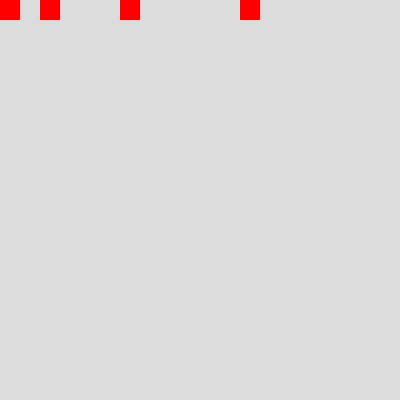
Frame 1 (no input)
Frame 60 (no input): identical to frame 1, image omitted
Frame 120 (the mouse pressed at the canvas centre since frame 60): identical to frame 1, image omitted

The p5.js sketch that drew this single still picture (run headless with seeded random() and noise() and a simulated clock; from frame 60 on, the mouse is pressed at the canvas centre):

// p5.js sketch
// ── sketch.js
function setup() {
  createCanvas(400, 400);
}

function draw() {
  background(220);
  noStroke();
  fill(255,0,0);
  for(var i=0; i < 4; i++){
    //there's a problem here.
    //what do we expect to happen?
    translate(i*40, 0);
    rect(0,0,20,20);
  }
}
